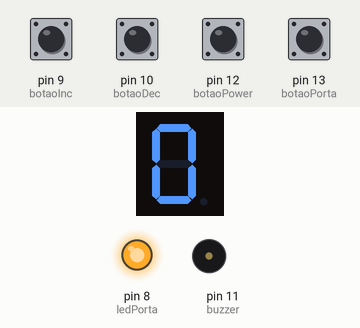
This sketch was run on a simulated Arduino Uno, built with avr-gcc and run on an emulated ATmega328P. Shown: 1-digit seven-segment display, output pins drawn as LEDs (lit = HIGH), buzzer (waves = sounding, pin HIGH). Wiring (inferred from the names in the program): 1-digit 7-segment display, segments lit when HIGH: segments pin 0, pin 1, pin 2, pin 3, pin 4, pin 5, pin 6, pin 7. The test bench sets the inputs (shaded band); at power-on: pin 9 (botaoInc), pin 10 (botaoDec), pin 12 (botaoPower), pin 13 (botaoPorta) LOW. The segment pins are drawn as the display they are named for; pins used as bus, display or sensor lines are not drawn.

Above: at 1.2 s.
1.3 s: pin 13 (botaoPorta) pulled HIGH for 0.15 s
At 1.7 s:
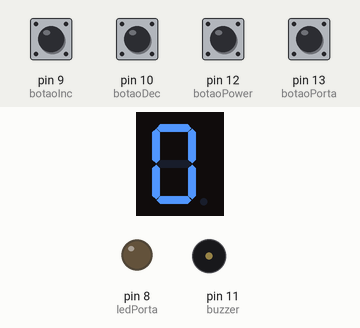
2.9 s: pin 12 (botaoPower) pulled HIGH for 0.15 s
At 4.7 s:
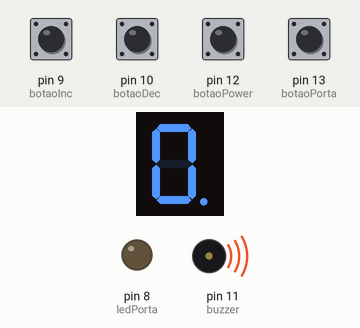
6.0 s: pin 13 (botaoPorta) pulled HIGH for 1 s
At 6.5 s:
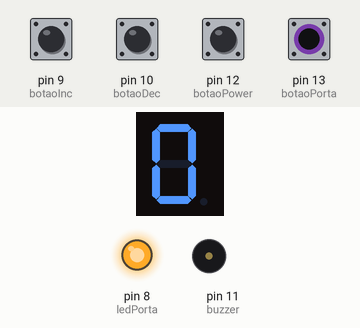
Timing chart, 0 to 9.0 s (numbered marks = the images above; inputs shaded):
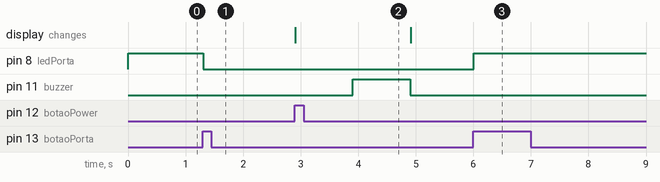

Measured:
- after the input at 1.3 s, pin 8 (ledPorta): HIGH → LOW at once
- after the input at 2.9 s, pin 11 (buzzer): LOW → HIGH after 1.0 s, → LOW 1.0 s later; the display: changes at once (image 2)
- after the input at 6.0 s, pin 8 (ledPorta): LOW → HIGH at once

The sketch:

Forno.ino
```cpp
//Display
#define  A 0
#define B 1
#define C 2
#define D 3
#define E 4
#define F 5
#define G 6

//LEDs

#define ledPower  7
#define ledPorta  8

//Botões
#define botaoDec  10
#define botaoInc  9
#define botaoPorta  13
#define botaoPower  12

//Buzzer
#define buzzer 11

//Variáveis para guardar estados dos botões

boolean power = LOW; //ler o estado do botão power
boolean turnOn = false; //guardar o estado do botão power
boolean atualPower = LOW;

boolean porta = LOW;
boolean portaAberta = true;
boolean atualPorta = LOW;

boolean inc = LOW;
boolean atualInc = LOW;
boolean dec = LOW;
boolean atualDec = LOW;

//tempo exibido no display
int tempo = 0;

void setup()
{
  //Saidas
  pinMode(ledPower, OUTPUT);
  pinMode(ledPorta, OUTPUT);
  pinMode(buzzer, OUTPUT);
  pinMode(A, OUTPUT);
  pinMode(B, OUTPUT);
  pinMode(C, OUTPUT);
  pinMode(D, OUTPUT);
  pinMode(E, OUTPUT);
  pinMode(F, OUTPUT);
  pinMode(G, OUTPUT);

  //Entradas
  pinMode(botaoDec, INPUT);
  pinMode(botaoInc, INPUT);
  pinMode(botaoPorta, INPUT);
  pinMode(botaoPower, INPUT);
}

void display(int num)
{
  switch(num){
      case 0:
        digitalWrite(A, HIGH);
        digitalWrite(B, HIGH);
        digitalWrite(C, HIGH);
        digitalWrite(D, HIGH);
        digitalWrite(E, HIGH);
        digitalWrite(F, HIGH);
        digitalWrite(G, LOW);
        break;
      case 1:
        digitalWrite(A, LOW);
        digitalWrite(B, HIGH);
        digitalWrite(C, HIGH);
        digitalWrite(D, LOW);
        digitalWrite(E, LOW);
        digitalWrite(F, LOW);
        digitalWrite(G, LOW);
        break;
      case 2:
        digitalWrite(A, HIGH);
        digitalWrite(B, HIGH);
        digitalWrite(C, LOW);
        digitalWrite(D, HIGH);
        digitalWrite(E, HIGH);
        digitalWrite(F, LOW);
        digitalWrite(G, HIGH);
        break;
      case 3:
        digitalWrite(A, HIGH);
        digitalWrite(B, HIGH);
        digitalWrite(C, HIGH);
        digitalWrite(D, HIGH);
        digitalWrite(E, LOW);
        digitalWrite(F, LOW);
        digitalWrite(G, HIGH);
        break;
      case 4:
        digitalWrite(A, LOW);
        digitalWrite(B, HIGH);
        digitalWrite(C, HIGH);
        digitalWrite(D, LOW);
        digitalWrite(E, LOW);
        digitalWrite(F, HIGH);
        digitalWrite(G, HIGH);
        break;
      case 5:
        digitalWrite(A, HIGH);
        digitalWrite(B, LOW);
        digitalWrite(C, HIGH);
        digitalWrite(D, HIGH);
        digitalWrite(E, LOW);
        digitalWrite(F, HIGH);
        digitalWrite(G, HIGH);
        break;
      case 6:
        digitalWrite(A, HIGH);
        digitalWrite(B, LOW);
        digitalWrite(C, HIGH);
        digitalWrite(D, HIGH);
        digitalWrite(E, HIGH);
        digitalWrite(F, HIGH);
        digitalWrite(G, HIGH);
        break;
      case 7:
        digitalWrite(A, HIGH);
        digitalWrite(B, HIGH);
        digitalWrite(C, HIGH);
        digitalWrite(D, LOW);
        digitalWrite(E, LOW);
        digitalWrite(F, LOW);
        digitalWrite(G, LOW);
        break;
      case 8:
        digitalWrite(A, HIGH);
        digitalWrite(B, HIGH);
        digitalWrite(C, HIGH);
        digitalWrite(D, HIGH);
        digitalWrite(E, HIGH);
        digitalWrite(F, HIGH);
        digitalWrite(G, HIGH);
        break;
      case 9:
        digitalWrite(A, HIGH);
        digitalWrite(B, HIGH);
        digitalWrite(C, HIGH);
        digitalWrite(D, HIGH);
        digitalWrite(E, LOW);
        digitalWrite(F, HIGH);
        digitalWrite(G, HIGH);
        break;
  }
}

boolean debounce(boolean last, int switchPin)
{
  boolean current = digitalRead(switchPin);
  if (last != current)
  {
    delay(5);
    current = digitalRead(switchPin);
  }
  return current;
}

//Verificação de incremento e decremento antes da porta fechar
void incDec(){

    atualInc = debounce(inc,botaoInc);
    if(inc == LOW && atualInc == HIGH)
    {
      tempo++;
        if(tempo > 9)
          tempo = 9;
        display(tempo);
    }
    inc = atualInc;

    atualDec = debounce(dec,botaoDec);
    if(dec == LOW && atualDec == HIGH)
    {
      tempo--;
        if(tempo < 0)
          tempo = 0;
        display(tempo);
    }
    dec = atualDec;

}

void verificaPorta()
{
  //Verficação porta aberta
   atualPorta = debounce(porta, botaoPorta);
    if(porta == LOW && atualPorta == HIGH)
    {
      portaAberta = !portaAberta;
    }
    porta = atualPorta;
    digitalWrite(ledPorta, portaAberta);

}

void fornoLigado()
{
    //int set = tempo;
    while(tempo >= 0 && !portaAberta)
    {
        verificaPorta();
      display(tempo);
        delay(1000);
        tempo--;
    }
   if(!portaAberta){
    //tempo = set;
    digitalWrite(buzzer, HIGH);
    delay(1000);
    digitalWrite(buzzer, LOW);
   }
    turnOn = LOW;//Desliga o forno depois de terminar
}


void loop()
{
    display(tempo);
    verificaPorta();

    /*if(!turnOn)
      incDec();*/

    if(!portaAberta){

        if(!turnOn)
          incDec();
      //Verificação do botao Power
      atualPower = debounce(power, botaoPower);
      if(power == LOW && atualPower == HIGH)
      {
        turnOn = !turnOn;
      }
      power = atualPower;
      digitalWrite(ledPower, turnOn);
      if(turnOn && !portaAberta)
        {
          fornoLigado();
        }
   }
   else
   {
      digitalWrite(ledPower, LOW);
   }


}
```
